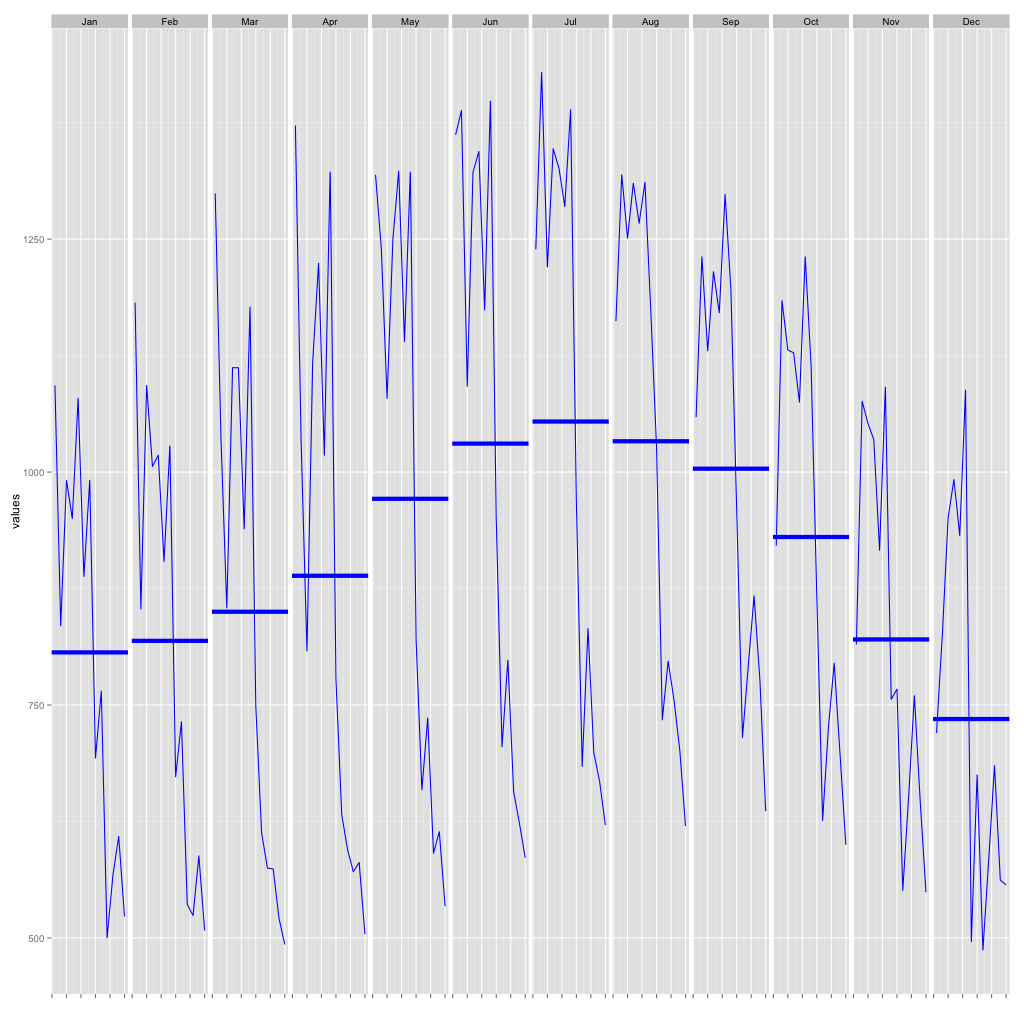

The script that saved this image:
# http://stackoverflow.com/questions/5826703/how-to-replicate-a-monthly-cycle-chart-in-r
library(lubridate)
library(plyr)
library(ggplot2)

df <- structure(list(dates = structure(c(8415, 8446, 8474, 8505, 8535, 
                                         8566, 8596, 8627, 8658, 8688, 8719, 8749, 8780, 8811, 8839, 8870, 
                                         8900, 8931, 8961, 8992, 9023, 9053, 9084, 9114, 9145, 9176, 9204, 
                                         9235, 9265, 9296, 9326, 9357, 9388, 9418, 9449, 9479, 9510, 9541, 
                                         9570, 9601, 9631, 9662, 9692, 9723, 9754, 9784, 9815, 9845, 9876, 
                                         9907, 9935, 9966, 9996, 10027, 10057, 10088, 10119, 10149, 10180, 
                                         10210, 10241, 10272, 10300, 10331, 10361, 10392, 10422, 10453, 
                                         10484, 10514, 10545, 10575, 10606, 10637, 10665, 10696, 10726, 
                                         10757, 10787, 10818, 10849, 10879, 10910, 10940, 10971, 11002, 
                                         11031, 11062, 11092, 11123, 11153, 11184, 11215, 11245, 11276, 
                                         11306, 11337, 11368, 11396, 11427, 11457, 11488, 11518, 11549, 
                                         11580, 11610, 11641, 11671, 11702, 11733, 11761, 11792, 11822, 
                                         11853, 11883, 11914, 11945, 11975, 12006, 12036, 12067, 12098, 
                                         12126, 12157, 12187, 12218, 12248, 12279, 12310, 12340, 12371, 
                                         12401, 12432, 12463, 12492, 12523, 12553, 12584, 12614, 12645, 
                                         12676, 12706, 12737, 12767, 12798, 12829, 12857, 12888, 12918, 
                                         12949, 12979, 13010, 13041, 13071, 13102, 13132), class = "Date"), 
                     values = c(1093, 1182, 1299, 1372, 1319, 1362, 1239, 1162, 
                                1059, 921, 815, 720, 835, 853, 1034, 1030, 1240, 1388, 1429, 
                                1319, 1231, 1184, 1076, 825, 991, 1093, 854, 808, 1079, 1092, 
                                1220, 1251, 1130, 1131, 1052, 951, 950, 1006, 1112, 1119, 
                                1250, 1322, 1347, 1310, 1215, 1128, 1035, 992, 1079, 1018, 
                                1112, 1224, 1323, 1344, 1326, 1267, 1171, 1075, 916, 932, 
                                888, 904, 939, 1018, 1140, 1174, 1285, 1311, 1298, 1231, 
                                1091, 1088, 991, 1028, 1177, 1322, 1322, 1398, 1389, 1174, 
                                1196, 1115, 756, 496, 693, 673, 748, 777, 820, 948, 966, 
                                1027, 960, 865, 767, 675, 765, 732, 613, 632, 659, 705, 684, 
                                734, 715, 626, 551, 487, 500, 536, 575, 595, 736, 798, 832, 
                                797, 792, 726, 650, 584, 567, 524, 574, 571, 591, 657, 699, 
                                756, 867, 795, 760, 685, 609, 588, 521, 581, 614, 623, 668, 
                                702, 777, 697, 647, 562, 523, 508, 493, 504, 534, 586, 621, 
                                620, 636, 600, 549, 557)), .Names = c("dates", "values"), row.names = c(NA, 
                                                                                                        -156L), class = "data.frame")

df$month <- factor(month(df$dates), levels=1:12, labels=month.abb, ordered=TRUE)
df$year  <- year(df$dates)

hline.data <- ddply(df, .(month), summarize, avgvalue=mean(values))

gg <- ggplot()
gg <- gg + geom_line(aes(x=year, y=values, group=month), data=df, colour="blue")
gg <- gg + geom_hline(aes(yintercept=avgvalue), data=hline.data, colour="blue", size=2)
gg <- gg + facet_grid(~month)
gg <- gg + theme(axis.text.x = element_blank())
gg <- gg + xlab("")

png('cycle_plot.png', width=1024, height=1024)
print(gg)
dev.off()